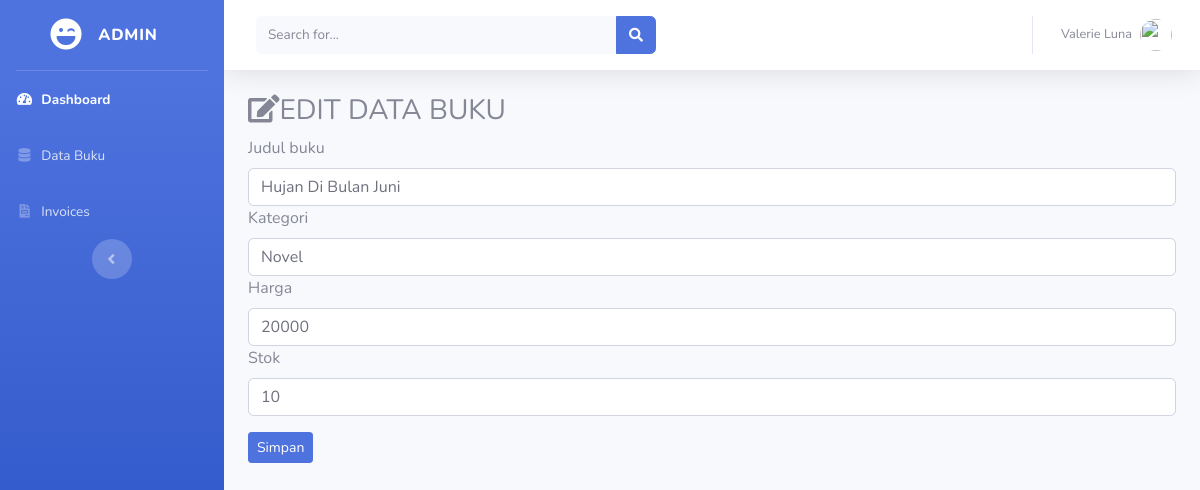
Page /index.php/admin/data_buku/edit/1 on the committed database.
### tables this page shows
CREATE TABLE IF NOT EXISTS `tb_buku` (
  `id_buku` int(11) NOT NULL AUTO_INCREMENT,
  `judul_buku` varchar(120) NOT NULL,
  `kategori` varchar(60) NOT NULL,
  `harga` int(11) NOT NULL,
  `stok` int(4) NOT NULL,
  `gambar` text NOT NULL,
  PRIMARY KEY (`id_buku`)
);

### application/controllers/admin/data_buku.php (called while the page is built, shortened)
<?php
class Data_buku extends CI_Controller{
	public function edit($id)
	{
		$where = array('id_buku' =>$id);
		$data['buku'] = $this->model_buku->edit_buku($where, 'tb_buku')->result();
		$this->load->view('templates_admin/header');
		$this->load->view('templates_admin/sidebar');
		$this->load->view('admin/edit_buku', $data);
		$this->load->view('templates_admin/footer');
	}
}

### index.php (called while the page is built, shortened)
<?php
require_once BASEPATH.'core/CodeIgniter.php';

### application/models/model_buku.php (called while the page is built, shortened)
<?php
class Model_buku extends CI_Model{
	public function edit_buku($where,$table){
		return $this->db->get_where($table,$where);
	}
}

### application/views/admin/edit_buku.php (the view, shortened to what this page needs)
<div class="container-fluid">
	<h3><i class="fas fa-edit"></i>EDIT DATA BUKU</h3>
	<?php foreach($buku as $buku) :?>
		<form method="post" action="<?php echo base_url(). 'admin/data_buku/update' ; ?>">
		<div class="for-group">
			<label>Judul buku</label>
			<input type="text" name="judul_buku" class="form-control" value="<?php echo $buku->judul_buku ?>">
		</div>
		<div class="for-group">
			<label>Kategori</label>
			<input type="text" name="kategori" class="form-control" value="<?php echo $buku->kategori ?>">
		</div>
		<div class="for-group">
			<label>Harga</label>
			<input type="text" name="harga" class="form-control" value="<?php echo $buku->harga ?>">
		</div>
		<div class="for-group">
			<label>Stok</label>
			<input type="text" name="stok" class="form-control" value="<?php echo $buku->stok ?>">
		</div>
		<button type="submit" class="btn btn-primary btn-sm mt-3"> Simpan</button>
		</form>
	<?php endforeach; ?>
</div>

### rows in the picture
tb_buku: judul_buku "Hujan Di Bulan Juni", kategori "Novel", harga "20000", stok "10"
